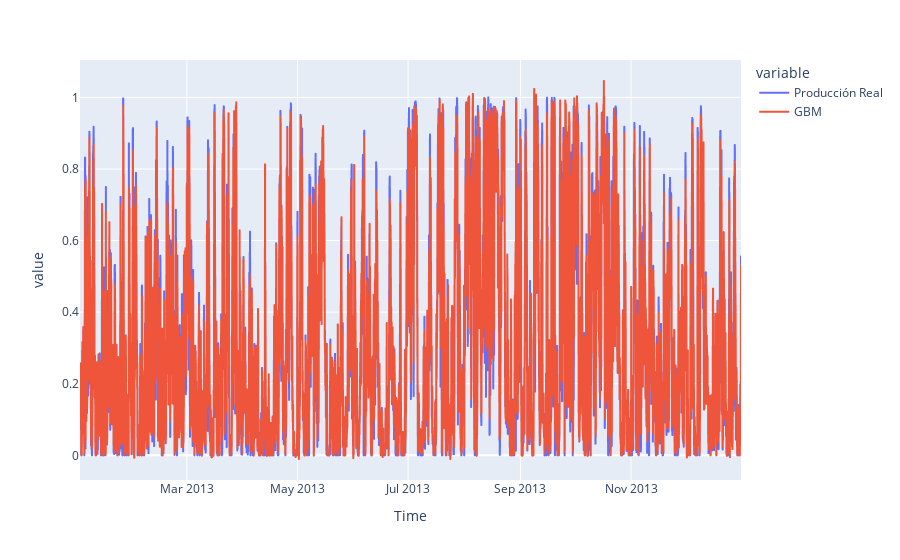

Source (notebook cell):
### Markdown cell above
## evaluar un horizonte

### Code cell
horizonte = 1

df_fut = function(horizonte)
df_fut['Producción Real'] = df_fut['Power']
df_fut['GBM'] = df_fut['XGB_pred']

fig = pl.line(df_fut, x='Time', y=["Producción Real","GBM"])
fig.show()

# Obtener residuos del modelo MLP
residuals = df_fut['Power'] - df_fut['XGB_pred']

# Calcular la función de autocorrelación de los residuos
plot_acf(residuals, lags=20)
plt.xlabel('Lag')
plt.ylabel('Autocorrelation')
plt.title('Autocorrelation Function of MLP Residuals')
plt.show()

### Figure 1 — Plotly figure (JSON) as saved in the notebook; plotly's stock layout.template omitted (floating-point values rounded to 4 significant figures; data arrays with more than 128 entries replaced by an {"elided": "..."} marker saying what was removed)
{"data": [{"hovertemplate": "variable=Producción Real<br>Time=%{x}<br>value=%{y}<extra></extra>", "legendgroup": "Producción Real", "line": {"color": "#636efa", "dash": "solid"}, "marker": {"symbol": "circle"}, "mode": "lines", "name": "Producción Real", "showlegend": true, "type": "scattergl", "x": {"elided": "8752 str values"}, "xaxis": "x", "y": {"elided": "8752 float values"}, "yaxis": "y"}, {"hovertemplate": "variable=GBM<br>Time=%{x}<br>value=%{y}<extra></extra>", "legendgroup": "GBM", "line": {"color": "#EF553B", "dash": "solid"}, "marker": {"symbol": "circle"}, "mode": "lines", "name": "GBM", "showlegend": true, "type": "scattergl", "x": {"elided": "8752 str values"}, "xaxis": "x", "y": {"elided": "8752 float values"}, "yaxis": "y"}], "layout": {"legend": {"title": {"text": "variable"}, "tracegroupgap": 0}, "margin": {"t": 60}, "xaxis": {"anchor": "y", "domain": [0, 1], "title": {"text": "Time"}}, "yaxis": {"anchor": "x", "domain": [0, 1], "title": {"text": "value"}}}}
